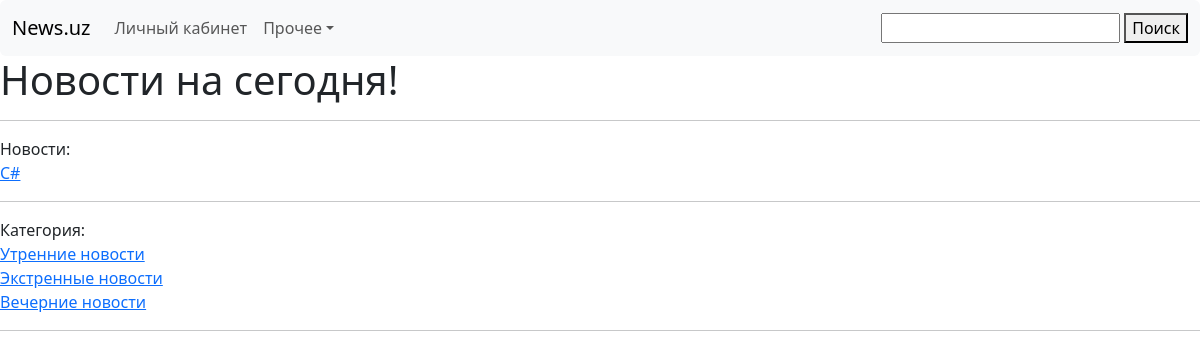
Before: / with the older database file.
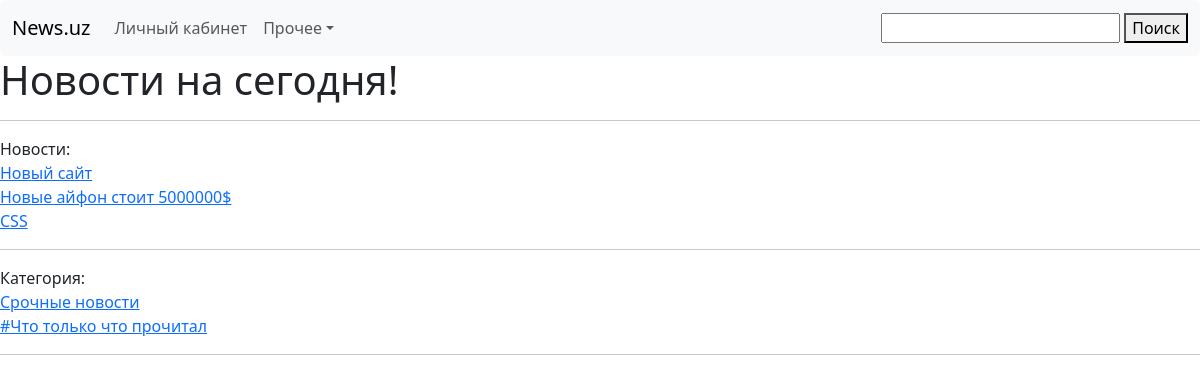
After: the same page with the newer database file.
### index/models.py (models this page shows, shortened)
class Title(models.Model):
    title = models.CharField(max_length=256)
    text = models.TextField(blank=True)
    img = models.ImageField(upload_to='media')
    data = models.DateTimeField(auto_now_add=True)
    category_name = models.ForeignKey(Category, on_delete=models.CASCADE)

class Category(models.Model):
    c_name = models.CharField(max_length=256)
    data = models.DateTimeField(auto_now_add=True)

### index/views.py (the view)
# urls.py: 2. Add a URL to urlpatterns:  path('', views.home, name='home')
def home(request):
    search_bar = SearchForm()
    states_all = Title.objects.all()
    category_all = Category.objects.all()
    context = {'form': search_bar,
               'states': states_all,
               'category': category_all}
    return render(request, 'home.html', context)

### index/forms.py
class SearchForm(Form):
    search = forms.CharField(max_length=256)

### index/templates/home.html (shortened to what this page needs)
<!DOCTYPE html>
<html lang="ru">
<head>
    <link href="https://cdn.jsdelivr.net/npm/bootstrap@5.3.2/dist/css/bootstrap.min.css" rel="stylesheet">
</head>
<body>
<nav class="navbar navbar-expand-lg bg-body-tertiary rounded" aria-label="Eleventh navbar example">
      <div class="container-fluid">
        <a class="navbar-brand" href="/">News.uz</a>
        <div class="collapse navbar-collapse" id="navbarsExample09">
          <ul class="navbar-nav me-auto mb-2 mb-lg-0">
            <li class="nav-item">
              <a class="nav-link" href="cabinet">Личный кабинет</a>
            </li>
            <li class="nav-item dropdown">
              <a class="nav-link dropdown-toggle" href="#" data-bs-toggle="dropdown" aria-expanded="false">Прочее</a>
            </li>
          </ul>
          <form action="search" method="POST">
                <input type="text" name="search_state">
                <button>Поиск</button>
          </form>
        </div>
      </div>
    </nav>
<h1>Новости на сегодня!</h1>
<hr>
Новости:<br>
{% for i in states %}
<a href="/states/{{ i.id }}">{{ i.title }}</a><br>
{% endfor %}
<hr>
Категория:<br>
{% for i in category %}
<a href="/category/{{ i.id }}">{{ i.c_name }}</a><br>
{% endfor %}
<hr>
</body>
</html>

Changed rows visible on the page:
removed Title: title "C#"
removed Category: c_name "Экстренные новости"
removed Category: c_name "Вечерние новости"
added Title: title "Новый сайт"
added Title: title "Новые айфон стоит 5000000$"
added Title: title "CSS"
changed Category: c_name "Утренние новости" → "Срочные новости"
added Category: c_name "#Что только что прочитал"
